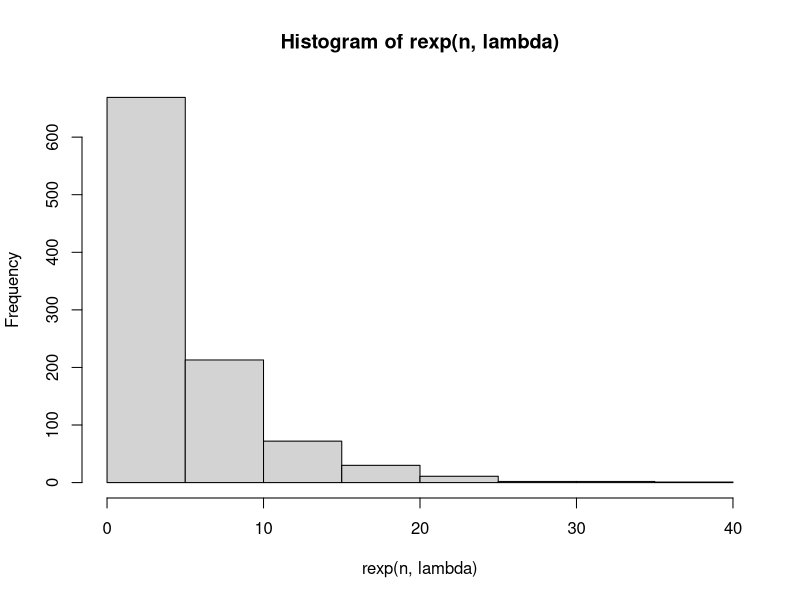
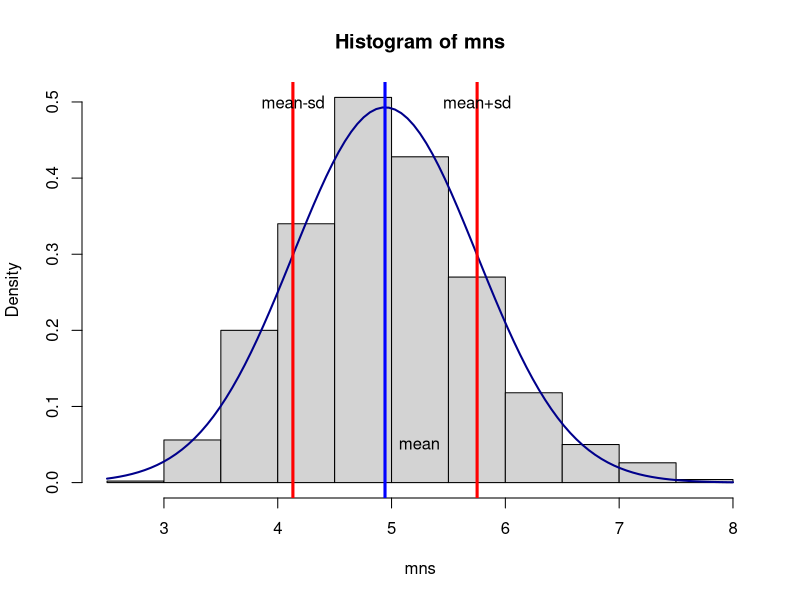
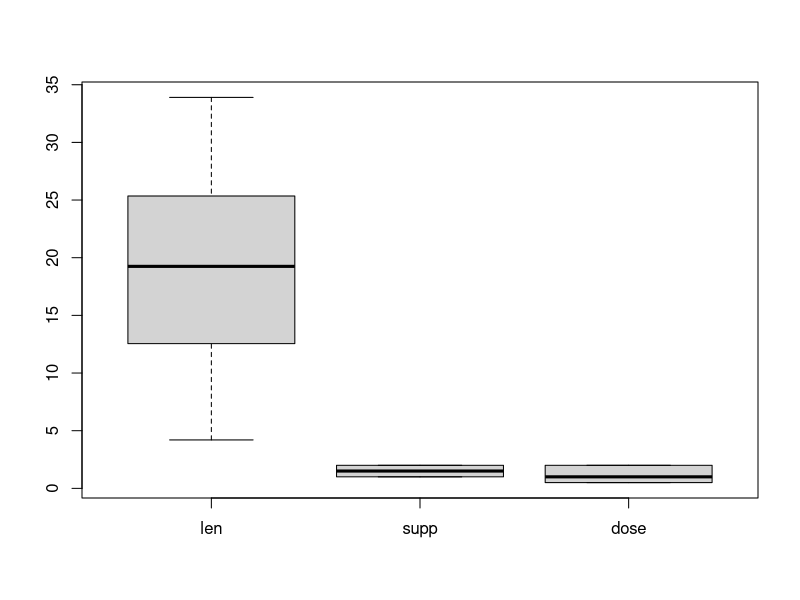
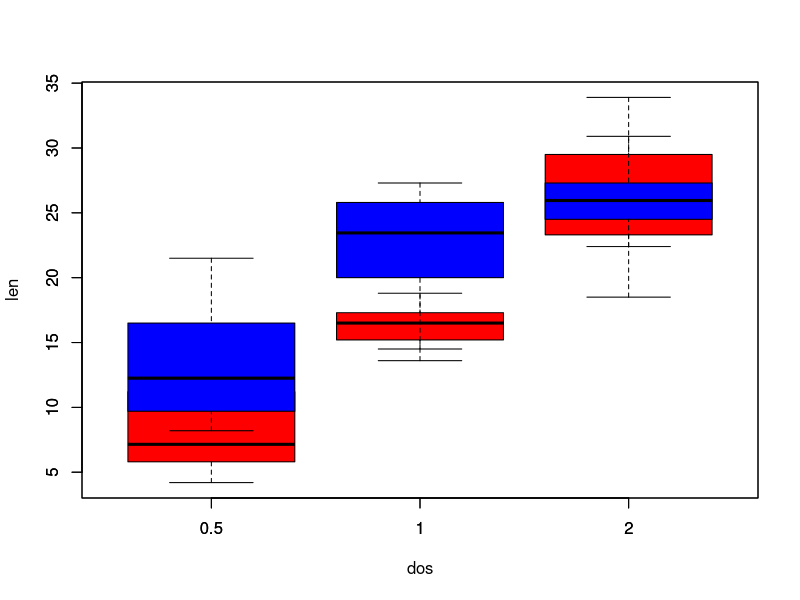

The R script that drew these images, in order:
## ---- chunk 1
knitr::opts_chunk$set(echo = TRUE)
## ---- chunk 2
    lambda = 0.2
    n = 1000
    hist(rexp(n,lambda))
## ---- chunk 3
    mns <- NULL
    for (i in 1:1000){
      mns <- c(mns,mean(rexp(40,lambda)))
    }
    mn <- mean(mns)
    sd <- sd(mns)
    
    hist(mns,freq = FALSE)
    curve(dnorm(x,mean=mn,sd=sd),col="darkblue", lwd=2, add=TRUE)
    abline(v = mn, col="blue", lwd=3)
    text(mn+0.3,0.05,"mean")
    abline(v = mn-sd, col="red", lwd=3)
    text(mn-sd,0.5,"mean-sd")
    abline(v = mn+sd, col="red", lwd=3)
    text(mn+sd,0.5,"mean+sd")
## ---- chunk 4
    #library(ggplot2)
    #mns_data <- as.data.frame(mns)
    #p<-ggplot(data=mns_data, aes(x=mns)) + 
    #geom_histogram(color="black", fill="red",binwidth = 0.5)
    #p + geom_vline(size=3,color="blue",xintercept = mean(mns))
## ---- chunk 5
   mean(mns)
## ---- chunk 6
  var(mns)
  sd(mns)
## ---- chunk 7
  summary(ToothGrowth)
  boxplot(ToothGrowth)
## ---- chunk 8
  vc <- ToothGrowth[ToothGrowth$supp =='VC',]
  boxplot(vc$len~vc$dos,col='red',xlab = 'dos',ylab='len')
  oj <- ToothGrowth[ToothGrowth$supp =='OJ',]
  boxplot(oj$len~oj$dos,col='blue',add = TRUE)
  #hist(vc$len~vc$dos,col='red')
  
## ---- chunk 9
  vchalf <- vc[vc$dose==0.5,]
  ojhalf <- oj[oj$dose==0.5,]
  t.test(vchalf$len,ojhalf$len,var.equal=TRUE)
## ---- chunk 10
  vcone <- vc[vc$dose==1.0,]
  ojone <- oj[oj$dose==1.0,]
  t.test(vcone$len,ojone$len,var.equal=TRUE)
## ---- chunk 11
  vctwo <- vc[vc$dose==2.0,]
  ojtwo <- oj[oj$dose==2.0,]
  t.test(vctwo$len,ojtwo$len,var.equal=TRUE)
## ---- chunk 12
  vchalf <- vc[vc$dose==0.5,]
  vcone <- vc[vc$dose==1.0,]
  vctwo <- vc[vc$dose==2.0,]
  t.test(vchalf$len,vcone$len,var.equal=TRUE)
  t.test(vchalf$len,vctwo$len,var.equal=TRUE)
  t.test(vctwo$len,vcone$len,var.equal=TRUE)
## ---- chunk 13
  ojhalf <- oj[oj$dose==0.5,]
  ojone <- oj[oj$dose==1.0,]
  ojtwo <- oj[oj$dose==2.0,]
  t.test(ojhalf$len,ojone$len,var.equal=TRUE)
  t.test(ojhalf$len,ojtwo$len,var.equal=TRUE)
  t.test(ojtwo$len,ojone$len,var.equal=TRUE)
